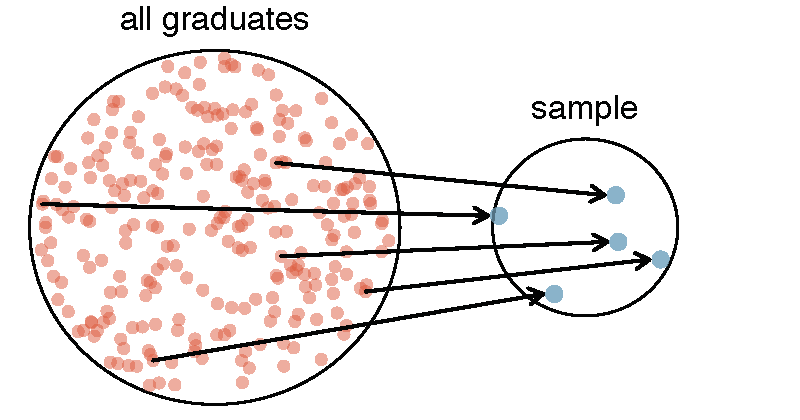

Write R code to recreate this figure.
library(openintro)
data(COL)



set.seed(52)
myPDF("popToSampleGraduates.pdf", 4, 2.1, mar=c(0,0,0,0))

plot(c(0,2), c(0,1.1), type='n', axes=F)
temp <- seq(0, 2*pi, 2*pi/100)
x <- 0.5+0.5*cos(temp)
y <- 0.5+0.5*sin(temp)
lines(x,y)

s <- matrix(runif(700), ncol=2)
S <- matrix(NA, 350, 2)
j <- 0
for(i in 1:dim(s)[1]){
	if(sum((s[i,] - .5)^2) < .23){
		j <- j+1
		S[j,] <- s[i,]
	}
}
points(S, col=COL[4,3], pch=20)
text(0.5, 1, 'all graduates', pos=3)

set.seed(50)
N <- sample(j, 25)
lines((x-0.5)/2+1.5, (y-.5)/2+.5, pch=20)

SS <- (S[N,]-0.5)/2 + 0.5
points(SS[c(2,5,11,10,12),1]+1, SS[c(2,5,11,10,12),2], col=COL[1,2], pch=20, cex=1.5)
text(1.5, 0.75, 'sample', pos=3)

for(i in c(2,5,11,10,12)){
	arrows(S[N[i],1], S[N[i],2], SS[i,1]+1-0.03, SS[i,2], length=0.08, col=COL[5], lwd=1.5)
}

dev.off()
